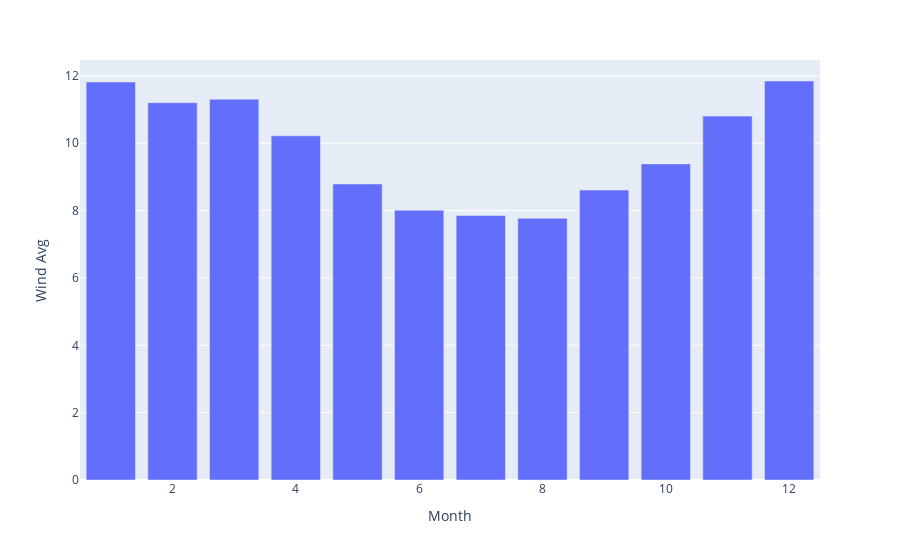

Notebook cell for this chart:
### Code cell
px.bar(x=df1.groupby(by='month')['WIND'].mean().index,y=df1.groupby(by='month')['WIND'].mean().values,labels={'x':'Month','y':'Wind Avg'})

### Figure 1 — Plotly figure (JSON) as saved in the notebook; plotly's stock layout.template omitted (floating-point values rounded to 4 significant figures)
{"data": [{"alignmentgroup": "True", "hovertemplate": "Month=%{x}<br>Wind Avg=%{y}<extra></extra>", "legendgroup": "", "marker": {"color": "#636efa", "pattern": {"shape": ""}}, "name": "", "offsetgroup": "", "orientation": "v", "showlegend": false, "textposition": "auto", "type": "bar", "x": [1, 2, 3, 4, 5, 6, 7, 8, 9, 10, 11, 12], "xaxis": "x", "y": [11.82, 11.21, 11.31, 10.22, 8.791, 8.01, 7.856, 7.772, 8.61, 9.388, 10.81, 11.85], "yaxis": "y"}], "layout": {"barmode": "relative", "legend": {"tracegroupgap": 0}, "margin": {"t": 60}, "xaxis": {"anchor": "y", "domain": [0, 1], "title": {"text": "Month"}}, "yaxis": {"anchor": "x", "domain": [0, 1], "title": {"text": "Wind Avg"}}}}
